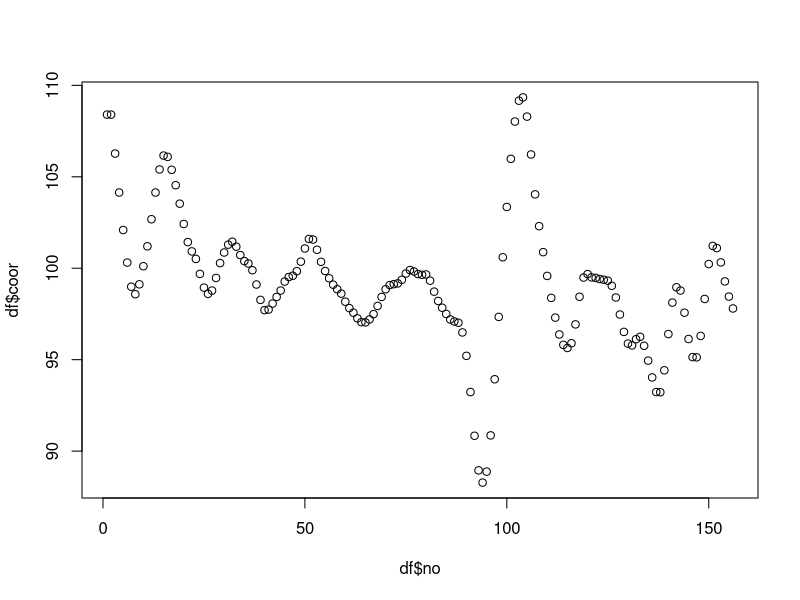

This figure's R source:
require(ggplot2)
df<-read.csv("compidx.csv",head=T)
len<-length(df$no)
plot(df$no,df$coor)
p<-ggplot(df,x=c(df$no[1],df$no[len]),aes(x=no,y=coor))+geom_line(aes(y=delay),color="blue")+
         geom_line(aes(y=adv),color="red")+geom_line()



